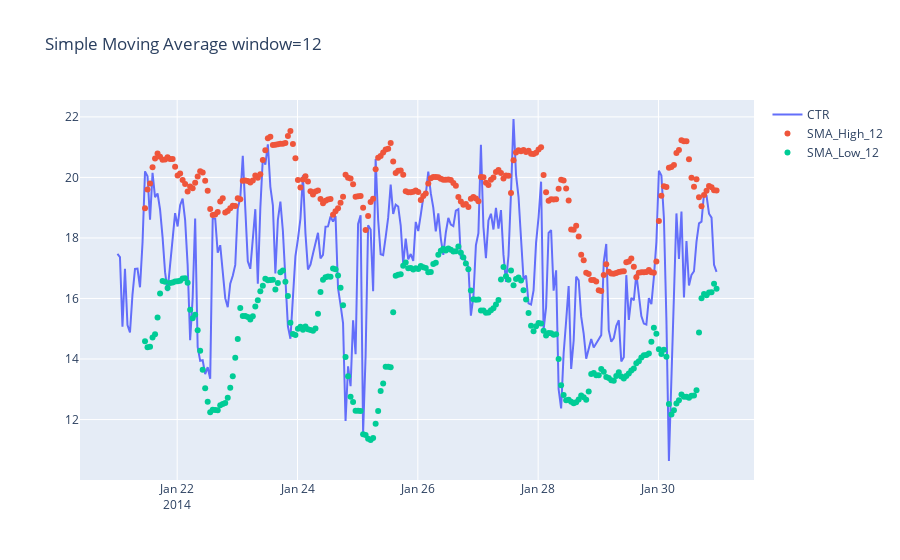

The notebook cell saved with this chart:
### Code cell
# window = 12
dfc_sma_12 = dfc[['CTR', 'SMA_High_12', 'SMA_Low_12']]
x_axis = dfc_sma_12.index
y_axis_1 = dfc_sma_12.CTR
y_axis_2 = dfc_sma_12.SMA_High_12
y_axis_3 = dfc_sma_12.SMA_Low_12

# Create traces
fig = go.Figure()
fig.add_trace(go.Scatter(x=x_axis, y=y_axis_1,
                    mode='lines',
                    name='CTR'))
fig.add_trace(go.Scatter(x=x_axis, y=y_axis_2,
                    mode='markers',
                    name='SMA_High_12'))
fig.add_trace(go.Scatter(x=x_axis, y=y_axis_3,
                    mode='markers', name='SMA_Low_12'))

fig.update_layout(title="Simple Moving Average window=12")

fig.show()

### Figure 1 — Plotly figure (JSON) as saved in the notebook; plotly's stock layout.template omitted (floating-point values rounded to 4 significant figures; data arrays with more than 128 entries replaced by an {"elided": "..."} marker saying what was removed)
{"data": [{"mode": "lines", "name": "CTR", "type": "scatter", "x": {"elided": "240 str values"}, "y": {"elided": "240 float values"}}, {"mode": "markers", "name": "SMA_High_12", "type": "scatter", "x": {"elided": "240 str values"}, "y": {"elided": "240 float values"}}, {"mode": "markers", "name": "SMA_Low_12", "type": "scatter", "x": {"elided": "240 str values"}, "y": {"elided": "240 float values"}}], "layout": {"title": {"text": "Simple Moving Average window=12"}}}
